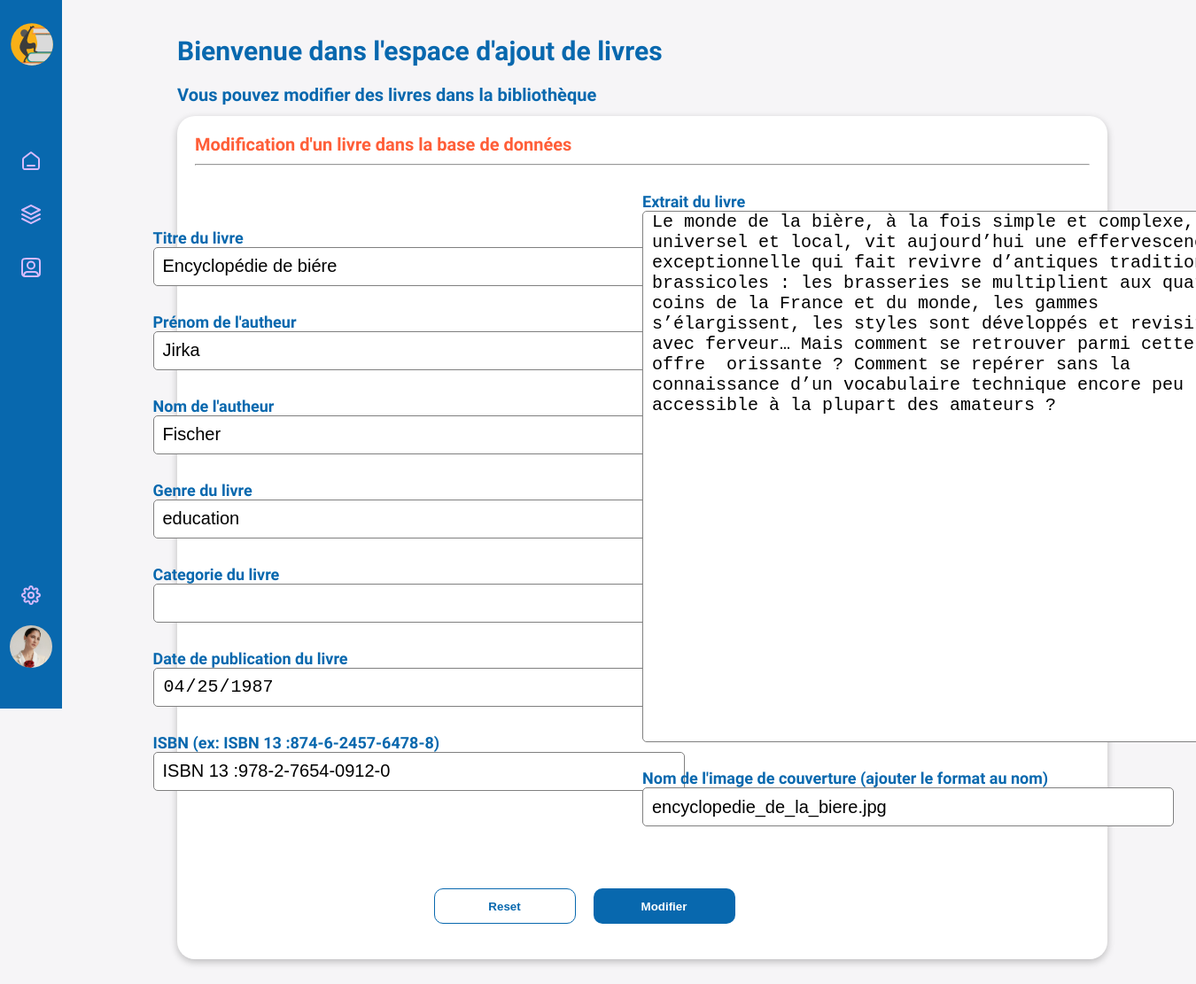
The app's page /admin/edit-book.php?id=1 (signed in) with its own data.
### tables this page shows
CREATE TABLE IF NOT EXISTS `work` (
  `id_work` int NOT NULL AUTO_INCREMENT,
  `title` varchar(200) DEFAULT NULL,
  `pict` varchar(100) DEFAULT NULL,
  `extract` text,
  `new` tinyint(1) DEFAULT NULL,
  `published_at` date DEFAULT NULL,
  `ISBN` varchar(50) DEFAULT NULL,
  PRIMARY KEY (`id_work`) USING BTREE
);

### admin/edit-book.php (the view, shortened to what this page needs)
<?php
require_once '../connexion.php';
include_once '../admin/header-main.php';
?>
<section id="dashboard-page-book-edit" class="row-limit-size-db">
    <div class="container-dashboard-base">
        <h1 class="h1-dashboard">Bienvenue dans l'espace d'ajout de livres</h1>
        <h2 class="h2-dashboard">Vous pouvez modifier des livres dans la bibliothèque</h2>
        <div id="box-edit-book-info" class="box-dashboard">
            <h3 class="h3-dashboard">Modification d'un livre dans la base de données</h3>
            <hr>
            <?php
            $id = $_GET['id'];
            $req_book = $db->prepare("SELECT DISTINCT `id_work`,`title`,`pict`,`extract`, `published_at`, `ISBN`,`author`.`lastname`, `author`.`firstname`, `genre`.`name`FROM `work`
                INNER JOIN `work_genre`
                ON `work`.`id_work` = `work_genre`.`work_id`
                INNER JOIN `genre`
                ON `work_genre`.`genre_id` =`genre`.`id_genre`
                INNER JOIN `work_author`
                ON `work_author`.`work_id` = `work`.`id_work`
                INNER JOIN `author`
                ON `work_author`.`author_id` = `author`.`id_author`
                WHERE `id_work` = :id");
            $req_book->bindParam('id', $id, PDO::PARAM_INT);
            $req_book->execute();
            $book = $req_book->fetch(PDO::FETCH_ASSOC);
            ?>
            <form action="#" id="form-book-edit">
                <div id="form-book-edit-left">
                    <div class="add-form-template-label-input">
                        <label for="work-title-edit" class="label-form-add-book">Titre du livre</label>
                        <input type="text" name="work-title" id="work-title-edit" class="input-form-add-book" value="<?= $book['title'] ?>" />
                    </div>
                    <div class="add-form-template-label-input">
                        <label for="author-firstname-edit" class="label-form-add-book">Prénom de l'autheur</label>
                        <input type="text" name="author-firstname-edit" id="author-firstname-edit" class="input-form-add-book" value="<?= $book['firstname'] ?>" />
                    </div>
                    <div class="add-form-template-label-input">
                        <label for="author-lastname-edit" class="label-form-add-book">Nom de l'autheur</label>
                        <input type="text" name="author-lastname-edit" id="author-lastname-edit" class="input-form-add-book" value="<?= $book['lastname'] ?>" />
                    </div>
                    <div class="add-form-template-label-input">
                        <label for="work-genre-edit" class="label-form-add-book">Genre du livre</label>
                        <input type="text" name="work-genre-edit" id="work-genre-edit" class="input-form-add-book" value="<?= $book['name'] ?>" />
                    </div>
                    <div class="add-form-template-label-input">
                        <label for="work-category-edit" class="label-form-add-book">Categorie du livre</label>
                        <input type="text" name="work-category" id="work-category-edit" class="input-form-add-book" />
                    </div>
                    <div class="add-form-template-label-input">
                        <label for="work-publish-date-edit" class="label-form-add-book">Date de publication du livre</label>
                        <input type="date" name="work-publish-date-edit" id="work-publish-date-edit" class="input-form-add-book" value="<?= $book['published_at'] ?>" />
                    </div>
                    <div class="add-form-template-label-input">
                        <label for="work-ISBN-edit" class="label-form-add-book">ISBN (ex: ISBN 13 :874-6-2457-6478-8) </label>
                        <input type="text" name="work-ISBN-edit" id="work-ISBN-edit" class="input-form-add-book" value="<?= $book['ISBN'] ?>" />
                    </div>
                </div>
                <div id="form-book-edit-right">
                    <label for="work-extract-edit" class="label-form-add-book">Extrait du livre</label>
                    <textarea name="work-extract-edit" id="work-extract-edit"><?= $book['extract'] ?></textarea>
                    <label for="work-pict-edit" class="label-form-add-book">Nom de l'image de couverture (ajouter le format au nom)</label>
                    <input type="text" name="work-pict-edit" id="work-pict-edit" class="input-form-add-book" value="<?= $book['pict'] ?>" />
                </div>
                <div id="group-btn-form-edit-commun">
                    <button type="reset" id="btn-reset-form-add-book">Reset</button>
                    <button type="submit" id="btn-submit-form-add-book">Modifier</button>
                </div>
            </form>
        </div>
    </div>
</section>
</main>
</body>
</html>

### css/style-admin.css (style rules this page uses)
.row-limit-size-db { padding-top: 40px; padding-left: 100px; padding: 40px 100px; }
body { background: #f6f5f7; font-family: "Hind Madurai", sans-serif; }
h1.h1-dashboard { font-size: 20px; text-align: inherit; color: #0868ae; margin-bottom: 6px; }
@media screen and (min-width: 950px) { h1.h1-dashboard { font-size: 30px; margin-bottom: 20px; } }
h2.h2-dashboard { font-size: 14px; text-align: inherit; color: #0868ae; margin-bottom: 6px; }
@media screen and (min-width: 950px) { h2.h2-dashboard { font-size: 20px; margin-bottom: 12px; } }
h3.h3-dashboard { font-size: 12px; text-align: inherit; color: #ff5e38; margin-bottom: 6px; }
@media screen and (min-width: 950px) { h3.h3-dashboard { font-size: 20px; } }
div.container-dashboard-base .box-dashboard { width: 100%; height: -moz-fit-content; height: fit-content; background-color: #fff; border-radius: 20px; padding: 20px; margin-bottom: 30px; box-shadow: rgba(0, 0, 0, 0.24) 0px 3px 8px; }
div.container-dashboard-base .box-dashboard hr { width: 100%; margin: 10px auto; }
section#dashboard-page-book-edit form#form-book-edit { display: flex; flex-wrap: wrap; width: 100%; padding-top: 20px; padding-bottom: 20px; }
section#dashboard-page-book-edit form#form-book-edit .label-form-add-book { display: block; font-size: 18px; margin-right: 20px; color: #0868ae; font-weight: bold; }
section#dashboard-page-book-edit form#form-book-edit .input-form-add-book { width: 600px; height: 44px; font-size: 20px; border-radius: 5px; padding-left: 10px; border: 1px solid gray; margin-bottom: 30px; }
section#dashboard-page-book-edit form#form-book-edit div#form-book-edit-left { display: flex; flex-direction: column; justify-content: center; align-items: center; width: 50%; }
section#dashboard-page-book-edit form#form-book-edit div#form-book-edit-left div.add-form-template-label-input .label-form-add-book { font-size: 18px; margin-right: 20px; }
section#dashboard-page-book-edit form#form-book-edit div#form-book-edit-right { display: flex; flex-direction: column; justify-content: center; width: 50%; }
section#dashboard-page-book-edit form#form-book-edit div#form-book-edit-right textarea#work-extract-edit { width: 690px; height: 600px; font-size: 20px; text-align: start; border-radius: 5px; padding-left: 10px; border: 1px solid gray; margin-bottom: 30px; }
section#dashboard-page-book-edit form#form-book-edit div#group-btn-form-edit-commun { width: 100%; display: flex; justify-content: center; margin-top: 40px; margin-right: 111px; }
section#dashboard-page-book-edit form#form-book-edit div#group-btn-form-edit-commun #btn-reset-form-add-book { width: 160px; height: 40px; font-weight: bold; border-radius: 10px; background-color: transparent; border: 1px solid #0868ae; color: #0868ae; margin-right: 30px; margin-right: 20px; }
section#dashboard-page-book-edit form#form-book-edit div#group-btn-form-edit-commun #btn-submit-form-add-book { width: 160px; height: 40px; font-weight: bold; border-radius: 10px; background-color: #0868ae; border: #0868ae; color: #fff; margin-right: 30px; margin-right: 20px; }

### records on screen
work: work-title "Encyclopédie de biére", work-publish-date-edit "04/25/1987", work-ISBN-edit "ISBN 13 :978-2-7654-0912-0", work-extract-edit "Le monde de la bière, à la fois simple et complexe, universel et local, vit aujourd’hui une effervescence exceptionnelle qui fait revivre d’antiques traditions brassicoles : les brasseries se multiplient aux quatre coins de la France et du monde, les gammes s’élargissent, les styles sont développés et revisités avec ferveur… Mais comment se retrouver parmi cette offre orissante ? Comment se repérer sans la connaissance d’un vocabulaire technique encore peu accessible à la plupart des amateurs ?", work-pict-edit "encyclopedie_de_la_biere.jpg"
